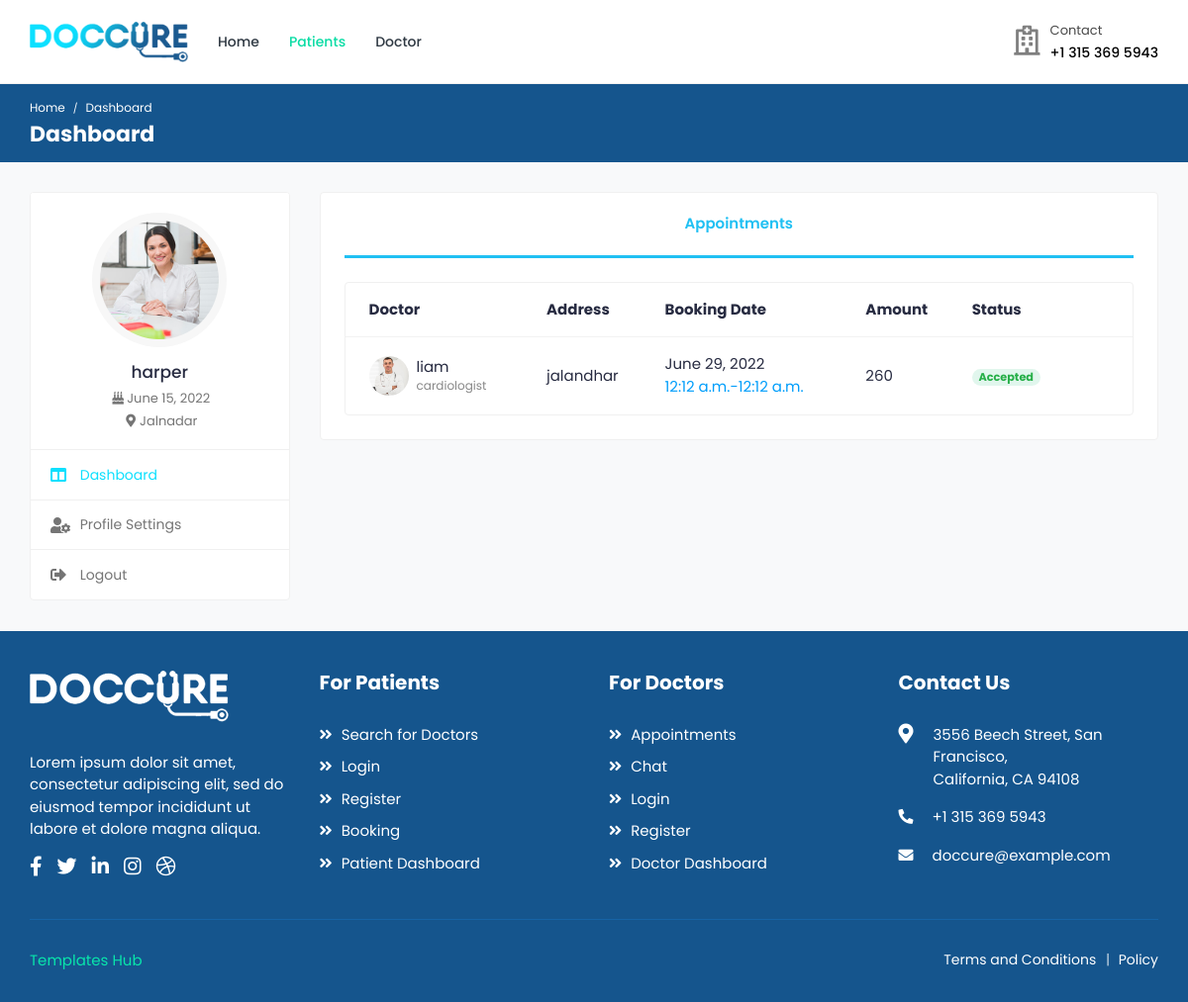
/patient-dashboard (signed in), run on the app's committed database.
### website/models.py (models this page shows)
class CustomUser(AbstractUser):
    user_type_data = ((1, "Admin"), (2, "doctor_profile"), (3, "patient_profile"))
    user_type = models.CharField(default=1, choices=user_type_data, max_length=10)

class patient_profile(models.Model):
    patient = models.OneToOneField(CustomUser, on_delete=models.CASCADE)
    patient_images = models.ImageField(upload_to='images/')
    first_name = models.CharField(max_length=50)
    last_name = models.CharField(max_length=50)
    Date_of_Birth = models.DateField(max_length=20)
    Blood_Group = models.CharField(max_length=5)
    email = models.EmailField(max_length=50)
    phoneNumber = PhoneNumberField(unique=True, blank=False)
    Address = models.CharField(max_length=200)
    City = models.CharField(max_length=30)
    State = models.CharField(max_length=30)
    zip_code = models.IntegerField()
    Country = models.CharField(max_length=30)

class appointment_booking(models.Model):
    appointment_doctor_id = models.ForeignKey(doctor_profile, on_delete=models.CASCADE,related_name='appointment_doctor_id')
    appointment_patient_id = models.ForeignKey(patient_profile, on_delete=models.CASCADE, related_name='appointment_patient_id')
    from_time = models.TimeField(max_length=20)
    to_time = models.TimeField(max_length=20)
    date = models.DateField(max_length=10)
    Payment_card = models.CharField(max_length=50)  ##credit or debit
    card_number = models.IntegerField()
    expire_month = models.IntegerField()
    expire_year = models.IntegerField()
    Cvv = models.IntegerField()
    amount_paid = models.IntegerField()
    status = models.CharField(max_length=15,default='pending')

class doctor_profile(models.Model):
    doctor = models.OneToOneField(CustomUser, on_delete=models.CASCADE)
    doctor_images = models.ImageField(upload_to='images/')
    username = models.CharField(max_length=50)
    email = models.EmailField(max_length=50)
    first_name = models.CharField(max_length=50)
    last_name = models.CharField(max_length=50)
    phoneNumber = PhoneNumberField(unique=True, blank=False)
    Gender = models.BooleanField(default=True)
    Date_of_Birth = models.DateField(max_length=20)
    Biography = models.CharField(max_length=500)
    clinic_name = models.CharField(max_length=40)
    clinic_address = models.CharField(max_length=100)
    clinic_images = models.ImageField(upload_to='images/')
    Address_line1 = models.CharField(max_length=200)
    Address_line2 = models.CharField(max_length=100)
    City = models.CharField(max_length=30)
    State_Provice = models.CharField(max_length=30)
    Country = models.CharField(max_length=30)
    Postal_code = models.IntegerField()
    Pricing = models.BooleanField(default=True)
    Services = models.CharField(max_length=30)
    Specialiazation = models.CharField(max_length=30)
    Degree = models.CharField(max_length=30)
    College_Institute = models.CharField(max_length=100)
    Year_of_Completion = models.DateField(max_length=20)
    Hospital_Name = models.CharField(max_length=50)
    From = models.DateField(max_length=20)
    To = models.DateField(max_length=20)
    Designation = models.CharField(max_length=50)
    Awards = models.CharField(max_length=30)
    Year = models.DateField(max_length=20)
    Memberships = models.CharField(max_length=50)
    Registrations = models.CharField(max_length=50)
    Year_of_Registeration = models.DateField(max_length=20)
    consultation_fees = models.IntegerField()

### website/views.py (the view)
# urls.py: path('patient-dashboard',views.patientdashboard, name="patientdashboard"),
def patientdashboard(request):
    sel_pat = patient_profile.objects.get(patient=request.user)
    allpatients = appointment_booking.objects.filter(appointment_patient_id=sel_pat)
    return render(request, 'patient-dashboard.html',{'appoints':allpatients})

### website/templates/patient-dashboard.html (shortened to what this page needs)
{% load static %}
<!DOCTYPE html>
<html lang="en">
<head>
		<link rel="stylesheet" href="{% static 'website/css/bootstrap.min.css' %}">
		<link rel="stylesheet" href="{% static 'website/plugins/fontawesome/css/fontawesome.min.css' %}">
		<link rel="stylesheet" href="{% static 'website/plugins/fontawesome/css/all.min.css' %}">
		<link rel="stylesheet" href="{% static 'website/css/style.css' %}">
	</head>
	<body>
		<div class="main-wrapper">
			<header class="header">
				<nav class="navbar navbar-expand-lg header-nav">
					<div class="navbar-header">
						<a href="{% url 'index' %}" class="navbar-brand logo">
							<img src="{% static 'website/img/logo.png' %}" class="img-fluid" alt="Logo">
						</a>
					</div>
					<div class="main-menu-wrapper">
						<ul class="main-nav">
							<li>
								<a href="{% url 'index' %}">Home</a>
							</li>
							<li class="has-submenu active">
								<a href="#">Patients </a>
							</li>
							<li>
									<a href="search">Doctor</a>
							</li>
						</ul>
					</div>
					<ul class="nav header-navbar-rht">
						<li class="nav-item contact-item">
							<div class="header-contact-img">
								<i class="far fa-hospital"></i>
							</div>
							<div class="header-contact-detail">
								<p class="contact-header">Contact</p>
								<p class="contact-info-header"> +1 315 369 5943</p>
							</div>
						</li>
					</ul>
				</nav>
			</header>
			<div class="breadcrumb-bar">
				<div class="container-fluid">
					<div class="row align-items-center">
						<div class="col-md-12 col-12">
							<nav aria-label="breadcrumb" class="page-breadcrumb">
								<ol class="breadcrumb">
									<li class="breadcrumb-item"><a href="index-2">Home</a></li>
									<li class="breadcrumb-item active" aria-current="page">Dashboard</li>
								</ol>
							</nav>
							<h2 class="breadcrumb-title">Dashboard</h2>
						</div>
					</div>
				</div>
			</div>
			<div class="content">
				<div class="container-fluid">
					<div class="row">
						<div class="col-md-5 col-lg-4 col-xl-3 theiaStickySidebar">
							<div class="profile-sidebar">
								<div class="widget-profile pro-widget-content">
									<div class="profile-info-widget">
										<a href="#" class="booking-doc-img">
											<img src="{{user.patient_profile.patient_images.url}}" alt="User Image">
										</a>
										<div class="profile-det-info">
											<h3>{{user.patient_profile.first_name}}</h3>
											<div class="patient-details">
												<h5><i class="fas fa-birthday-cake"></i>{{user.patient_profile.Date_of_Birth}}</h5>
												<h5 class="mb-0"><i class="fas fa-map-marker-alt"></i>{{user.patient_profile.Address}}</h5>
											</div>
										</div>
									</div>
								</div>
								<div class="dashboard-widget">
									<nav class="dashboard-menu">
										<ul>
											<li class="active">
												<a href="patient-dashboard">
													<i class="fas fa-columns"></i>
													<span>Dashboard</span>
												</a>
											</li>
											<li>
												<a href="profile-settings">
													<i class="fas fa-user-cog"></i>
													<span>Profile Settings</span>
												</a>
											</li>
											<li>
												<a href="{% url 'websitelogout' %}">
													<i class="fas fa-sign-out-alt"></i>
													<span>Logout</span>
												</a>
											</li>
										</ul>
									</nav>
								</div>
							</div>
						</div>
						<div class="col-md-7 col-lg-8 col-xl-9">
							<div class="card">
								<div class="card-body pt-0">
									<nav class="user-tabs mb-4">
										<ul class="nav nav-tabs nav-tabs-bottom nav-justified">
											<li class="nav-item">
												<a class="nav-link active" href="#pat_appointments" data-toggle="tab">Appointments</a>
											</li>
										</ul>
									</nav>
									<div class="tab-content pt-0">
										<div id="pat_appointments" class="tab-pane fade show active">
											<div class="card card-table mb-0">
												<div class="card-body">
													<div class="table-responsive">
														<table class="table table-hover table-center mb-0">
															<thead>
																<tr>
																	<th>Doctor</th>
																	<th>Address</th>
																	<th>Booking Date</th>
																	<th>Amount</th>
																	<th>Status</th>
																	<th></th>
																</tr>
															</thead>
															{% for i in appoints %}
															<tbody>
																<tr>
																	<td>
																		<h2 class="table-avatar">
																			<a href="{% url 'doctorprofile' i.appointment_doctor_id.id %}" class="avatar avatar-sm mr-2">
																				<img class="avatar-img rounded-circle" src="{{i.appointment_doctor_id.doctor_images.url}}" alt="User Image">
																			</a>
																			<a href="{% url 'doctorprofile' i.appointment_doctor_id.id %}">{{i.appointment_doctor_id.username}} <span>{{i.appointment_doctor_id.Specialiazation}}</span></a>
																		</h2>
																	</td>
																	<td>{{i.appointment_doctor_id.clinic_address}}</td>
																	<td>{{i.date}} <span class="d-block text-info">{{i.from_time}}-{{i.to_time}}</span></td>
																	<td>{{i.amount_paid}}</td>
																	{% if i.status == 'accept' %}
																		<td><span class="badge badge-pill bg-success-light">Accepted</span></td>
																		{% elif i.status == 'pending' %}
																		<td><span class="badge badge-pill bg-warning-light">Pending</span></td>
																		{% else %}
																		<td><span class="badge badge-pill bg-danger-light">Cancelled</span></td>
																		{% endif %}
																</tr>
															</tbody>
															{% endfor %}
														</table>
													</div>
												</div>
											</div>
										</div>
									</div>
								</div>
							</div>
						</div>
					</div>
				</div>
			</div>
			<footer class="footer">
				<div class="footer-top">
					<div class="container-fluid">
						<div class="row">
							<div class="col-lg-3 col-md-6">
								<div class="footer-widget footer-about">
									<div class="footer-logo">
										<img src="{% static 'website/img/footer-logo.png' %}" alt="logo">
									</div>
									<div class="footer-about-content">
										<p>Lorem ipsum dolor sit amet, consectetur adipiscing elit, sed do eiusmod tempor incididunt ut labore et dolore magna aliqua. </p>
										<div class="social-icon">
											<ul>
												<li>
													<a href="#" target="_blank"><i class="fab fa-facebook-f"></i> </a>
												</li>
												<li>
													<a href="#" target="_blank"><i class="fab fa-twitter"></i> </a>
												</li>
												<li>
													<a href="#" target="_blank"><i class="fab fa-linkedin-in"></i></a>
												</li>
												<li>
													<a href="#" target="_blank"><i class="fab fa-instagram"></i></a>
												</li>
												<li>
													<a href="#" target="_blank"><i class="fab fa-dribbble"></i> </a>
												</li>
											</ul>
										</div>
									</div>
								</div>
							</div>
							<div class="col-lg-3 col-md-6">
								<div class="footer-widget footer-menu">
									<h2 class="footer-title">For Patients</h2>
									<ul>
										<li><a href="search"><i class="fas fa-angle-double-right"></i> Search for Doctors</a></li>
										<li><a href="login"><i class="fas fa-angle-double-right"></i> Login</a></li>
										<li><a href="register"><i class="fas fa-angle-double-right"></i> Register</a></li>
										<li><a href="booking"><i class="fas fa-angle-double-right"></i> Booking</a></li>
										<li><a href="patient-dashboard"><i class="fas fa-angle-double-right"></i> Patient Dashboard</a></li>
									</ul>
								</div>
							</div>
							<div class="col-lg-3 col-md-6">
								<div class="footer-widget footer-menu">
									<h2 class="footer-title">For Doctors</h2>
									<ul>
										<li><a href="appointments"><i class="fas fa-angle-double-right"></i> Appointments</a></li>
										<li><a href="chat"><i class="fas fa-angle-double-right"></i> Chat</a></li>
										<li><a href="login"><i class="fas fa-angle-double-right"></i> Login</a></li>
										<li><a href="doctor-register"><i class="fas fa-angle-double-right"></i> Register</a></li>
										<li><a href="doctor-dashboard"><i class="fas fa-angle-double-right"></i> Doctor Dashboard</a></li>
									</ul>
								</div>
							</div>
							<div class="col-lg-3 col-md-6">
								<div class="footer-widget footer-contact">
									<h2 class="footer-title">Contact Us</h2>
									<div class="footer-contact-info">
										<div class="footer-address">
											<span><i class="fas fa-map-marker-alt"></i></span>
											<p> 3556  Beech Street, San Francisco,<br> California, CA 94108 </p>
										</div>
										<p>
											<i class="fas fa-phone-alt"></i>
											+1 315 369 5943
										</p>
										<p class="mb-0">
											<i class="fas fa-envelope"></i>
											doccure@example.com
										</p>
									</div>
								</div>
							</div>
						</div>
					</div>
				</div>
                <div class="footer-bottom">
					<div class="container-fluid">
						<div class="copyright">
							<div class="row">
								<div class="col-md-6 col-lg-6">
									<div class="copyright-text">
										<p class="mb-0"><a href="templateshub.net">Templates Hub</a></p>
									</div>
								</div>
								<div class="col-md-6 col-lg-6">
									<div class="copyright-menu">
										<ul class="policy-menu">
											<li><a href="term-condition">Terms and Conditions</a></li>
											<li><a href="privacy-policy">Policy</a></li>
										</ul>
									</div>
								</div>
							</div>
						</div>
					</div>
				</div>
			</footer>
		</div>
	</body>
</html>

### data on the page
CustomUser: patient_profile.patient_images (picture), patient_profile.first_name "harper", patient_profile.Date_of_Birth "June 15, 2022", patient_profile.Address "Jalnadar"
appointment_booking: appointment_doctor_id.doctor_images (picture), appointment_doctor_id.username "liam", appointment_doctor_id.Specialiazation "cardiologist", appointment_doctor_id.clinic_address "jalandhar", date "June 29, 2022", from_time "12:12 a.m.", to_time "12:12 a.m.", amount_paid "260", status "Accepted"
